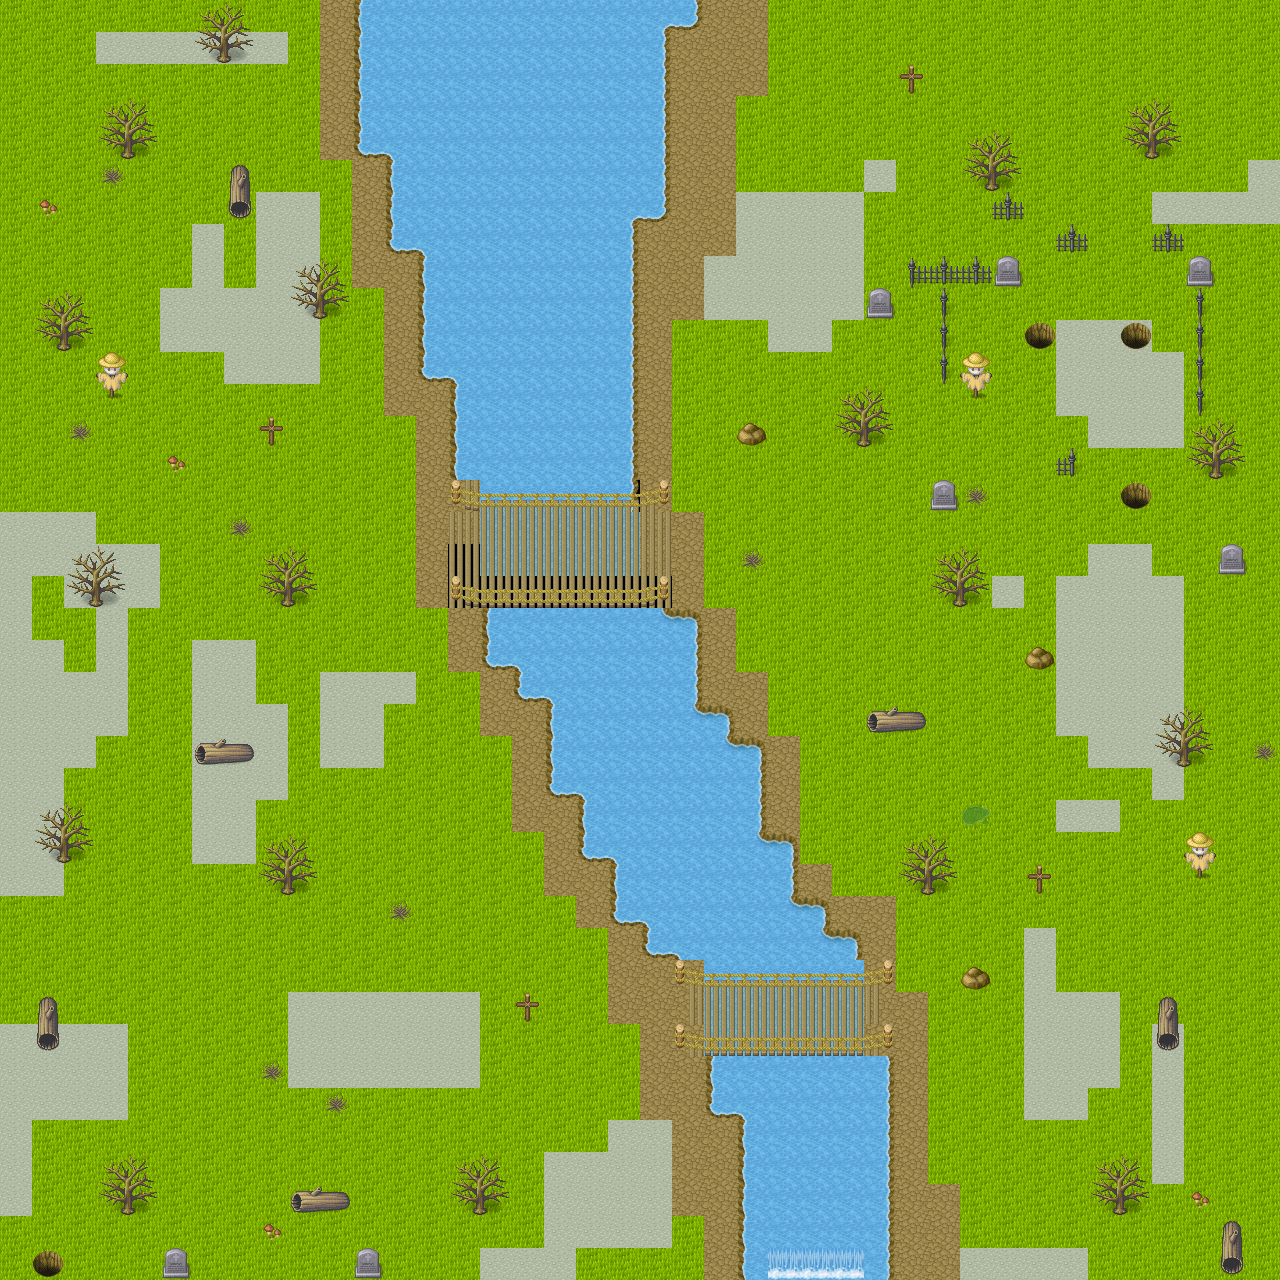

The image is a tile-based game level rendered from a .tmx file. Its description and source (layers, tilesets, objects; grid data summarised) follow:
An orthogonal 40x40 tile map with 32x32 px tiles, 2 tile layers (logic, roof_deco2), 10 tilesets.

<map version="1.5" tiledversion="1.7.2" orientation="orthogonal" renderorder="right-down" width="40" height="40" tilewidth="32" tileheight="32" infinite="0" nextlayerid="4" nextobjectid="1">
 <tileset firstgid="1" name="[A]Dirt_pipo" tilewidth="32" tileheight="32" tilecount="336" columns="8">
  <image source="Pipoya RPG Tileset 32x32/SampleMap/[A]Dirt_pipo.png" width="256" height="1344" />
 </tileset>
 <tileset firstgid="337" name="[A]Flower_pipo" tilewidth="32" tileheight="32" tilecount="96" columns="8">
  <image source="Pipoya RPG Tileset 32x32/SampleMap/[A]Flower_pipo.png" width="256" height="384" />
 </tileset>
 <tileset firstgid="433" name="[A]Grass_pipo" tilewidth="32" tileheight="32" tilecount="528" columns="8">
  <image source="Pipoya RPG Tileset 32x32/SampleMap/[A]Grass_pipo.png" width="256" height="2112" />
 </tileset>
 <tileset firstgid="961" name="[A]Wall-Up_pipo" tilewidth="32" tileheight="32" tilecount="96" columns="8">
  <image source="Pipoya RPG Tileset 32x32/SampleMap/[A]Wall-Up_pipo.png" width="256" height="384" />
 </tileset>
 <tileset firstgid="1057" name="[A]Water_pipo" tilewidth="32" tileheight="32" tilecount="3072" columns="64">
  <image source="Pipoya RPG Tileset 32x32/SampleMap/[A]Water_pipo.png" width="2048" height="1536" />
 </tileset>
 <tileset firstgid="4129" name="[A]WaterFall_pipo" tilewidth="32" tileheight="32" tilecount="576" columns="32">
  <image source="Pipoya RPG Tileset 32x32/SampleMap/[A]WaterFall_pipo.png" width="1024" height="576" />
 </tileset>
 <tileset firstgid="4705" name="[Base]BaseChip_pipo" tilewidth="32" tileheight="32" tilecount="1064" columns="8">
  <image source="Pipoya RPG Tileset 32x32/SampleMap/[Base]BaseChip_pipo.png" width="256" height="4256" />
 </tileset>
 <tileset firstgid="5769" name="LightShadow_pipo" tilewidth="32" tileheight="32" tilecount="48" columns="8">
  <image source="Pipoya RPG Tileset 32x32/SampleMap/LightShadow_pipo.png" width="256" height="192" />
 </tileset>
 <tileset firstgid="5817" name="samplemap" tilewidth="32" tileheight="32" tilecount="3600" columns="60">
  <image source="Pipoya RPG Tileset 32x32/SampleMap/samplemap.png" width="1920" height="1920" />
 </tileset>
 <tileset firstgid="9417" name="Textures" tilewidth="32" tileheight="32" tilecount="256" columns="16">
  <image source="Textures.png" width="520" height="520" />
 </tileset>
 <layer id="1" name="logic" width="40" height="40">
  <data>[1600 cells, 1600 non-empty, 29 distinct tile ids]</data>
 </layer>
 <layer id="3" name="roof_deco2" width="40" height="40">
  <data>[1600 cells, 307 non-empty, 42 distinct tile ids]</data>
 </layer>
</map>
